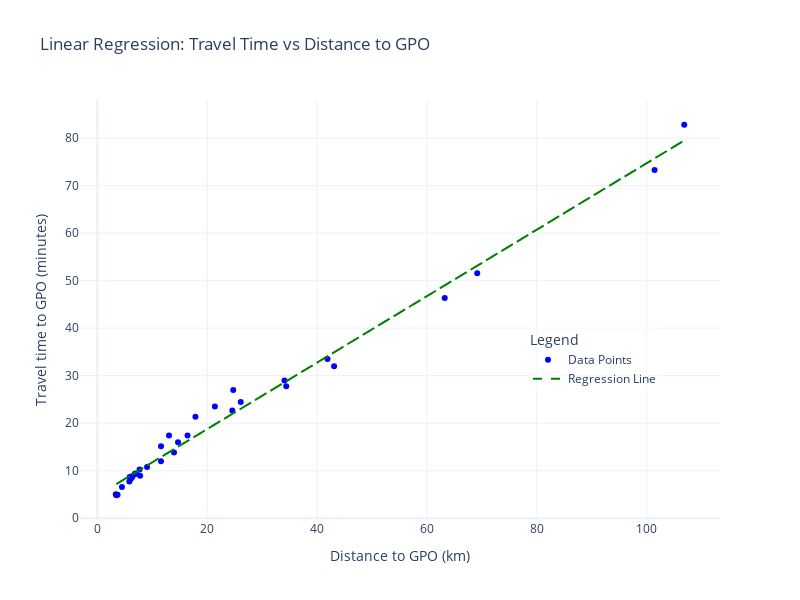

The notebook cell this image was saved under:
### Code cell
import pandas as pd
import numpy as np
import plotly.graph_objects as go
from sklearn.linear_model import LinearRegression
from sklearn.metrics import mean_squared_error

# Assuming suburb_data is your dataframe
X = suburb_data[['Distance to GPO (km)']].values  # Predictor variable
y = suburb_data['Travel time to GPO (minutes)'].values  # Response variable

# Create and fit the linear regression model
model = LinearRegression()
model.fit(X, y)

# Predict travel time using the model
y_pred = model.predict(X)

# Calculate Mean Squared Error
mse = mean_squared_error(y, y_pred)
print(f"Mean Squared Error: {mse}")

# Create the plot with Plotly
fig = go.Figure()

# Add scatter plot for the data points
fig.add_trace(go.Scatter(
    x=X.flatten(),
    y=y,
    mode='markers',
    name='Data Points',
    marker=dict(color='blue', size=6),
    hovertemplate='Distance to GPO: %{x:.2f} km<br>Travel Time: %{y:.2f} minutes'
))

# Add regression line with dashed style
fig.add_trace(go.Scatter(
    x=X.flatten(),
    y=y_pred,
    mode='lines',
    name='Regression Line',
    line=dict(color='green', width=2, dash='dash'),  # Dashed line
    hovertemplate='Predicted Travel Time: %{y:.2f} minutes<br>Distance to GPO: %{x:.2f} km'
))

# Update layout for titles, labels, and legend position
fig.update_layout(
    title='Linear Regression: Travel Time vs Distance to GPO',
    xaxis_title='Distance to GPO (km)',
    yaxis_title='Travel time to GPO (minutes)',
    legend=dict(
        title='Legend',
        x=0.7,   # Position of the legend on the x-axis (0 = left, 1 = right)
        y=0.3,   # Position of the legend on the y-axis (0 = bottom, 1 = top)
        bgcolor='rgba(255,255,255,0.5)'  # Transparent background for better readability
    ),
    template='plotly_white',
    width=800,
    height=600
)

# Show the interactive plot
fig.show()

### Figure 1 — Plotly figure (JSON) as saved in the notebook; plotly's stock layout.template omitted (floating-point values rounded to 4 significant figures)
{"data": [{"hovertemplate": "Distance to GPO: %{x:.2f} km<br>Travel Time: %{y:.2f} minutes", "marker": {"color": "blue", "size": 6}, "mode": "markers", "name": "Data Points", "type": "scatter", "x": [6.959, 11.6, 43.1, 34.07, 13.05, 7.035, 14.69, 13.96, 11.58, 24.57, 21.4, 17.86, 24.74, 16.42, 34.4, 3.468, 6.835, 3.689, 9.055, 5.832, 6.382, 63.24, 106.8, 3.355, 4.486, 26.1, 101.4, 7.691, 6.111, 6.335, 7.796, 69.16, 41.9, 5.886], "y": [9.36, 15.13, 31.99, 28.99, 17.41, 9.395, 15.98, 13.81, 11.98, 22.65, 23.51, 21.33, 26.98, 17.39, 27.77, 4.832, 9.362, 4.928, 10.79, 7.744, 8.688, 46.33, 82.82, 5.031, 6.548, 24.44, 73.29, 10.26, 8.283, 8.817, 8.942, 51.56, 33.5, 8.66]}, {"hovertemplate": "Predicted Travel Time: %{y:.2f} minutes<br>Distance to GPO: %{x:.2f} km", "line": {"color": "green", "dash": "dash", "width": 2}, "mode": "lines", "name": "Regression Line", "type": "scatter", "x": [6.959, 11.6, 43.1, 34.07, 13.05, 7.035, 14.69, 13.96, 11.58, 24.57, 21.4, 17.86, 24.74, 16.42, 34.4, 3.468, 6.835, 3.689, 9.055, 5.832, 6.382, 63.24, 106.8, 3.355, 4.486, 26.1, 101.4, 7.691, 6.111, 6.335, 7.796, 69.16, 41.9, 5.886], "y": [9.637, 12.88, 34.92, 28.6, 13.9, 9.69, 15.04, 14.54, 12.87, 21.96, 19.74, 17.27, 22.08, 16.26, 28.83, 7.195, 9.55, 7.349, 11.1, 8.848, 9.233, 49.01, 79.51, 7.115, 7.907, 23.03, 75.73, 10.15, 9.044, 9.2, 10.22, 53.15, 34.08, 8.886]}], "layout": {"height": 600, "legend": {"bgcolor": "rgba(255,255,255,0.5)", "title": {"text": "Legend"}, "x": 0.7, "y": 0.3}, "title": {"text": "Linear Regression: Travel Time vs Distance to GPO"}, "width": 800, "xaxis": {"title": {"text": "Distance to GPO (km)"}}, "yaxis": {"title": {"text": "Travel time to GPO (minutes)"}}}}
